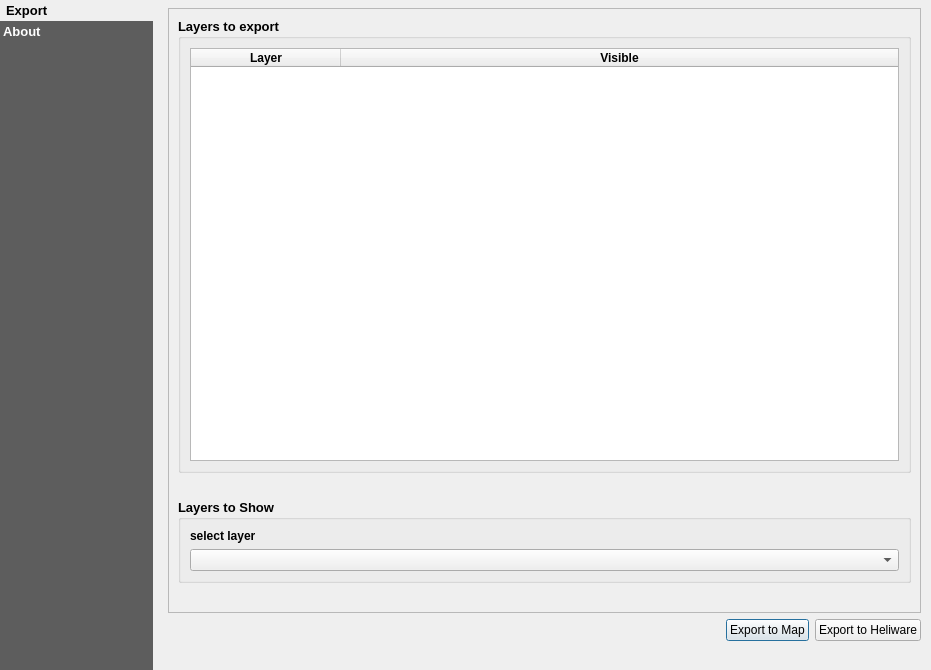
<?xml version="1.0" encoding="UTF-8"?>
<ui version="4.0">
 <class>HeliwareDialogBase</class>
 <widget class="QDialog" name="HeliwareDialogBase">
  <property name="geometry">
   <rect>
    <x>0</x>
    <y>0</y>
    <width>931</width>
    <height>670</height>
   </rect>
  </property>
  <property name="windowTitle">
   <string>Heliware</string>
  </property>
  <widget class="QListWidget" name="menu_widget">
   <property name="geometry">
    <rect>
     <x>0</x>
     <y>0</y>
     <width>153</width>
     <height>676</height>
    </rect>
   </property>
   <property name="sizePolicy">
    <sizepolicy hsizetype="Minimum" vsizetype="Expanding">
     <horstretch>0</horstretch>
     <verstretch>0</verstretch>
    </sizepolicy>
   </property>
   <property name="minimumSize">
    <size>
     <width>100</width>
     <height>200</height>
    </size>
   </property>
   <property name="maximumSize">
    <size>
     <width>153</width>
     <height>16777215</height>
    </size>
   </property>
   <property name="font">
    <font>
     <pointsize>10</pointsize>
     <weight>75</weight>
     <bold>true</bold>
    </font>
   </property>
   <property name="styleSheet">
    <string notr="true">QListWidget{
       background-color: rgb(69, 69, 69, 220);
       outline: 0;
       }
       QListWidget::item {
       color: white;
       padding: 3px;
       }
       QListWidget::item::selected {
       color: black;
       background-color:palette(Window);
       padding-right: 0px;
       }
      </string>
   </property>
   <property name="frameShape">
    <enum>QFrame::Box</enum>
   </property>
   <property name="lineWidth">
    <number>0</number>
   </property>
   <property name="tabKeyNavigation">
    <bool>false</bool>
   </property>
   <property name="iconSize">
    <size>
     <width>32</width>
     <height>32</height>
    </size>
   </property>
   <property name="viewMode">
    <enum>QListView::ListMode</enum>
   </property>
   <property name="modelColumn">
    <number>0</number>
   </property>
   <property name="uniformItemSizes">
    <bool>true</bool>
   </property>
   <property name="currentRow">
    <number>0</number>
   </property>
   <property name="sortingEnabled">
    <bool>false</bool>
   </property>
   <item>
    <property name="text">
     <string>Export</string>
    </property>
    <property name="font">
     <font>
      <pointsize>10</pointsize>
      <weight>75</weight>
      <bold>true</bold>
     </font>
    </property>
    <property name="textAlignment">
     <set>AlignLeading|AlignVCenter</set>
    </property>
    <property name="icon">
     <iconset>
      <normaloff>export.png</normaloff>export.png</iconset>
    </property>
   </item>
   <item>
    <property name="text">
     <string>About</string>
    </property>
    <property name="icon">
     <iconset>
      <normalon>about.png</normalon>
     </iconset>
    </property>
   </item>
  </widget>
  <widget class="QWidget" name="verticalLayoutWidget">
   <property name="geometry">
    <rect>
     <x>159</x>
     <y>-1</y>
     <width>771</width>
     <height>671</height>
    </rect>
   </property>
   <layout class="QVBoxLayout" name="verticalLayout">
    <item>
     <widget class="QStackedWidget" name="stacked_widget">
      <property name="currentIndex">
       <number>0</number>
      </property>
      <widget class="QWidget" name="exporter">
       <layout class="QVBoxLayout" name="verticalLayout_11">
        <item>
         <widget class="QScrollArea" name="scrollArea_1">
          <property name="font">
           <font>
            <weight>75</weight>
            <bold>true</bold>
           </font>
          </property>
          <property name="widgetResizable">
           <bool>true</bool>
          </property>
          <widget class="QWidget" name="scrollAreaWidgetContents">
           <property name="geometry">
            <rect>
             <x>0</x>
             <y>0</y>
             <width>745</width>
             <height>581</height>
            </rect>
           </property>
           <layout class="QVBoxLayout" name="verticalLayout_2">
            <item>
             <widget class="QGroupBox" name="groupBox_0">
              <property name="font">
               <font>
                <pointsize>10</pointsize>
                <weight>75</weight>
                <bold>true</bold>
               </font>
              </property>
              <property name="title">
               <string>Layers to export</string>
              </property>
              <layout class="QVBoxLayout" name="verticalLayout_14">
               <item>
                <widget class="QTableWidget" name="qtable">
                 <property name="minimumSize">
                  <size>
                   <width>0</width>
                   <height>100</height>
                  </size>
                 </property>
                 <property name="font">
                  <font>
                   <pointsize>9</pointsize>
                   <weight>75</weight>
                   <bold>true</bold>
                  </font>
                 </property>
                 <property name="editTriggers">
                  <set>QAbstractItemView::NoEditTriggers</set>
                 </property>
                 <property name="selectionMode">
                  <enum>QAbstractItemView::NoSelection</enum>
                 </property>
                 <property name="columnCount">
                  <number>2</number>
                 </property>
                 <attribute name="horizontalHeaderCascadingSectionResizes">
                  <bool>false</bool>
                 </attribute>
                 <attribute name="horizontalHeaderMinimumSectionSize">
                  <number>100</number>
                 </attribute>
                 <attribute name="horizontalHeaderDefaultSectionSize">
                  <number>150</number>
                 </attribute>
                 <attribute name="horizontalHeaderShowSortIndicator" stdset="0">
                  <bool>false</bool>
                 </attribute>
                 <attribute name="horizontalHeaderStretchLastSection">
                  <bool>true</bool>
                 </attribute>
                 <attribute name="verticalHeaderDefaultSectionSize">
                  <number>30</number>
                 </attribute>
                 <column>
                  <property name="text">
                   <string>Layer</string>
                  </property>
                 </column>
                 <column>
                  <property name="text">
                   <string>Visible</string>
                  </property>
                 </column>
                </widget>
               </item>
              </layout>
             </widget>
            </item>
            <item>
             <spacer name="horizontalSpacer_3">
              <property name="orientation">
               <enum>Qt::Horizontal</enum>
              </property>
              <property name="sizeHint" stdset="0">
               <size>
                <width>40</width>
                <height>20</height>
               </size>
              </property>
             </spacer>
            </item>
            <item>
             <widget class="QGroupBox" name="groupBox_1">
              <property name="maximumSize">
               <size>
                <width>16777215</width>
                <height>150</height>
               </size>
              </property>
              <property name="font">
               <font>
                <pointsize>10</pointsize>
                <weight>75</weight>
                <bold>true</bold>
               </font>
              </property>
              <property name="title">
               <string>Layers to Show</string>
              </property>
              <layout class="QVBoxLayout" name="verticalLayout_13">
               <item>
                <widget class="QLabel" name="label">
                 <property name="maximumSize">
                  <size>
                   <width>16777215</width>
                   <height>40</height>
                  </size>
                 </property>
                 <property name="font">
                  <font>
                   <pointsize>9</pointsize>
                   <weight>75</weight>
                   <bold>true</bold>
                  </font>
                 </property>
                 <property name="text">
                  <string>select layer</string>
                 </property>
                </widget>
               </item>
               <item>
                <widget class="QComboBox" name="comboBox">
                 <property name="font">
                  <font>
                   <pointsize>9</pointsize>
                   <weight>50</weight>
                   <bold>false</bold>
                  </font>
                 </property>
                </widget>
               </item>
              </layout>
             </widget>
            </item>
            <item>
             <spacer name="horizontalSpacer_4">
              <property name="orientation">
               <enum>Qt::Horizontal</enum>
              </property>
              <property name="sizeHint" stdset="0">
               <size>
                <width>40</width>
                <height>20</height>
               </size>
              </property>
             </spacer>
            </item>
           </layout>
          </widget>
         </widget>
        </item>
        <item>
         <layout class="QHBoxLayout" name="horizontalLayout_4">
          <item>
           <spacer name="horizontalSpacer_5">
            <property name="orientation">
             <enum>Qt::Horizontal</enum>
            </property>
            <property name="sizeHint" stdset="0">
             <size>
              <width>40</width>
              <height>20</height>
             </size>
            </property>
           </spacer>
          </item>
          <item>
           <widget class="QPushButton" name="pushButton_1">
            <property name="font">
             <font>
              <pointsize>9</pointsize>
             </font>
            </property>
            <property name="text">
             <string>Export to Map</string>
            </property>
           </widget>
          </item>
          <item>
           <widget class="QPushButton" name="pushButton_2">
            <property name="font">
             <font>
              <pointsize>9</pointsize>
             </font>
            </property>
            <property name="text">
             <string>Export to Heliware</string>
            </property>
            <property name="icon">
             <iconset>
              <normaloff>heli_icon.png</normaloff>heli_icon.png</iconset>
            </property>
            <property name="iconSize">
             <size>
              <width>16</width>
              <height>16</height>
             </size>
            </property>
            <property name="flat">
             <bool>false</bool>
            </property>
           </widget>
          </item>
         </layout>
        </item>
        <item>
         <spacer name="horizontalSpacer">
          <property name="orientation">
           <enum>Qt::Horizontal</enum>
          </property>
          <property name="sizeHint" stdset="0">
           <size>
            <width>40</width>
            <height>20</height>
           </size>
          </property>
         </spacer>
        </item>
       </layout>
      </widget>
      <widget class="QWidget" name="about">
       <layout class="QVBoxLayout" name="verticalLayout_3">
        <item>
         <spacer name="horizontalSpacer_6">
          <property name="orientation">
           <enum>Qt::Horizontal</enum>
          </property>
          <property name="sizeHint" stdset="0">
           <size>
            <width>40</width>
            <height>20</height>
           </size>
          </property>
         </spacer>
        </item>
        <item>
         <widget class="QGroupBox" name="groupBox_2">
          <property name="font">
           <font>
            <pointsize>9</pointsize>
            <weight>75</weight>
            <bold>true</bold>
           </font>
          </property>
          <property name="title">
           <string>About Heliware</string>
          </property>
          <widget class="QLabel" name="label_2">
           <property name="geometry">
            <rect>
             <x>10</x>
             <y>30</y>
             <width>501</width>
             <height>51</height>
            </rect>
           </property>
           <property name="font">
            <font>
             <pointsize>9</pointsize>
             <weight>50</weight>
             <bold>false</bold>
            </font>
           </property>
           <property name="text">
            <string>Export QGIS Maps to Heliware and publish them on the web.</string>
           </property>
          </widget>
         </widget>
        </item>
        <item>
         <widget class="QGroupBox" name="groupBox_3">
          <property name="font">
           <font>
            <pointsize>9</pointsize>
            <weight>75</weight>
            <bold>true</bold>
           </font>
          </property>
          <property name="title">
           <string>Heliware Plugin</string>
          </property>
          <widget class="QLabel" name="label_3">
           <property name="geometry">
            <rect>
             <x>10</x>
             <y>30</y>
             <width>721</width>
             <height>51</height>
            </rect>
           </property>
           <property name="font">
            <font>
             <pointsize>9</pointsize>
             <weight>50</weight>
             <bold>false</bold>
            </font>
           </property>
           <property name="text">
            <string>This plugin exports  QGIS data directly onto the Heliware for further analysis and free 3D map creation purposed after signing free account on Heliware. Its also provide vector data quality control feature for qgis.</string>
           </property>
           <property name="scaledContents">
            <bool>false</bool>
           </property>
           <property name="wordWrap">
            <bool>true</bool>
           </property>
           <property name="indent">
            <number>1</number>
           </property>
          </widget>
         </widget>
        </item>
        <item>
         <widget class="QGroupBox" name="groupBox_4">
          <property name="font">
           <font>
            <pointsize>9</pointsize>
            <weight>75</weight>
            <bold>true</bold>
           </font>
          </property>
          <property name="title">
           <string>Category </string>
          </property>
          <widget class="QLabel" name="label_4">
           <property name="geometry">
            <rect>
             <x>10</x>
             <y>30</y>
             <width>721</width>
             <height>51</height>
            </rect>
           </property>
           <property name="font">
            <font>
             <pointsize>9</pointsize>
             <weight>50</weight>
             <bold>false</bold>
            </font>
           </property>
           <property name="text">
            <string>web, web maps, heliware, webgl, 3D,Geo-Processing.</string>
           </property>
          </widget>
         </widget>
        </item>
        <item>
         <widget class="QGroupBox" name="groupBox_5">
          <property name="font">
           <font>
            <weight>75</weight>
            <bold>true</bold>
           </font>
          </property>
          <property name="title">
           <string>Versions</string>
          </property>
          <widget class="QLabel" name="label_5">
           <property name="geometry">
            <rect>
             <x>10</x>
             <y>30</y>
             <width>711</width>
             <height>51</height>
            </rect>
           </property>
           <property name="font">
            <font>
             <pointsize>9</pointsize>
             <weight>50</weight>
             <bold>false</bold>
            </font>
           </property>
           <property name="text">
            <string>Heliware Plugin Version : 0.1</string>
           </property>
          </widget>
         </widget>
        </item>
        <item>
         <spacer name="horizontalSpacer_2">
          <property name="orientation">
           <enum>Qt::Horizontal</enum>
          </property>
          <property name="sizeHint" stdset="0">
           <size>
            <width>40</width>
            <height>20</height>
           </size>
          </property>
         </spacer>
        </item>
       </layout>
      </widget>
     </widget>
    </item>
   </layout>
  </widget>
 </widget>
 <resources/>
 <connections/>
</ui>
